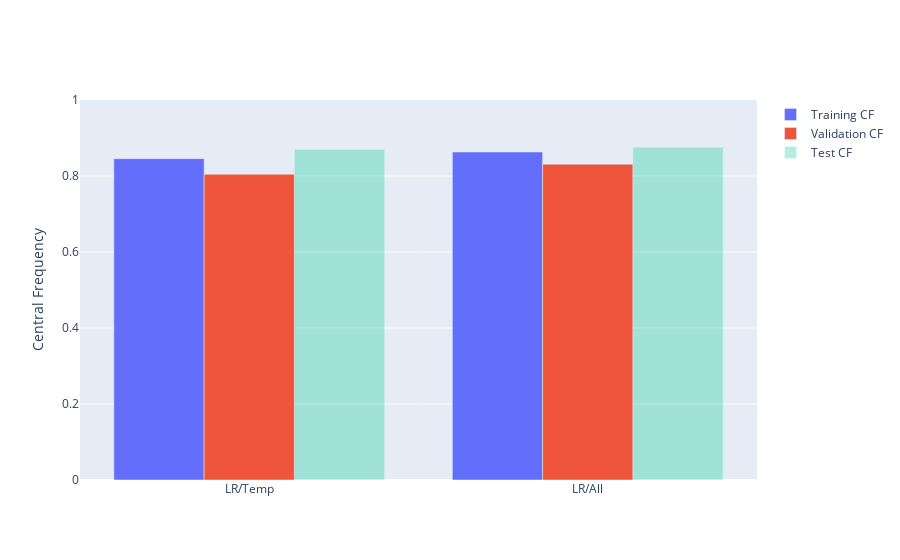

This figure's notebook cell:
### Code cell
fig = compare_cf(models)
fig.update_yaxes(range=[0,1], title="Central Frequency")

### Figure 1 — Plotly figure (JSON) as saved in the notebook; plotly's stock layout.template omitted (floating-point values rounded to 4 significant figures)
{"data": [{"name": "Training CF", "x": ["LR/Temp", "LR/All"], "y": [0.8456, 0.8631], "type": "bar"}, {"name": "Validation CF", "x": ["LR/Temp", "LR/All"], "y": [0.8046, 0.831], "type": "bar"}, {"name": "Test CF", "opacity": 0.3, "x": ["LR/Temp", "LR/All"], "y": [0.87, 0.8757], "type": "bar"}], "layout": {"yaxis": {"range": [0, 1], "title": {"text": "Central Frequency"}}}}
